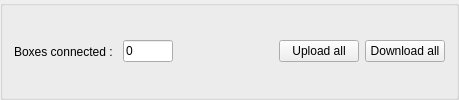
         <widget class="QGroupBox" name="horizontalGroupBox">
          <layout class="QHBoxLayout" name="horizontalLayout_2">
           <item>
            <widget class="QLabel" name="label">
             <property name="text">
              <string>Boxes connected : </string>
             </property>
            </widget>
           </item>
           <item>
            <widget class="QLineEdit" name="BoxCount">
             <property name="maximumSize">
              <size>
               <width>50</width>
               <height>16777215</height>
              </size>
             </property>
             <property name="text">
              <string>0</string>
             </property>
             <property name="readOnly">
              <bool>true</bool>
             </property>
            </widget>
           </item>
           <item>
            <spacer name="horizontalSpacer_2">
             <property name="orientation">
              <enum>Qt::Horizontal</enum>
             </property>
             <property name="sizeType">
              <enum>QSizePolicy::Fixed</enum>
             </property>
             <property name="sizeHint" stdset="0">
              <size>
               <width>100</width>
               <height>20</height>
              </size>
             </property>
            </spacer>
           </item>
           <item>
            <widget class="QPushButton" name="pushButton">
             <property name="text">
              <string>Upload all</string>
             </property>
            </widget>
           </item>
           <item>
            <widget class="QPushButton" name="pushButton_3">
             <property name="text">
              <string>Download all</string>
             </property>
            </widget>
           </item>
          </layout>
         </widget>
